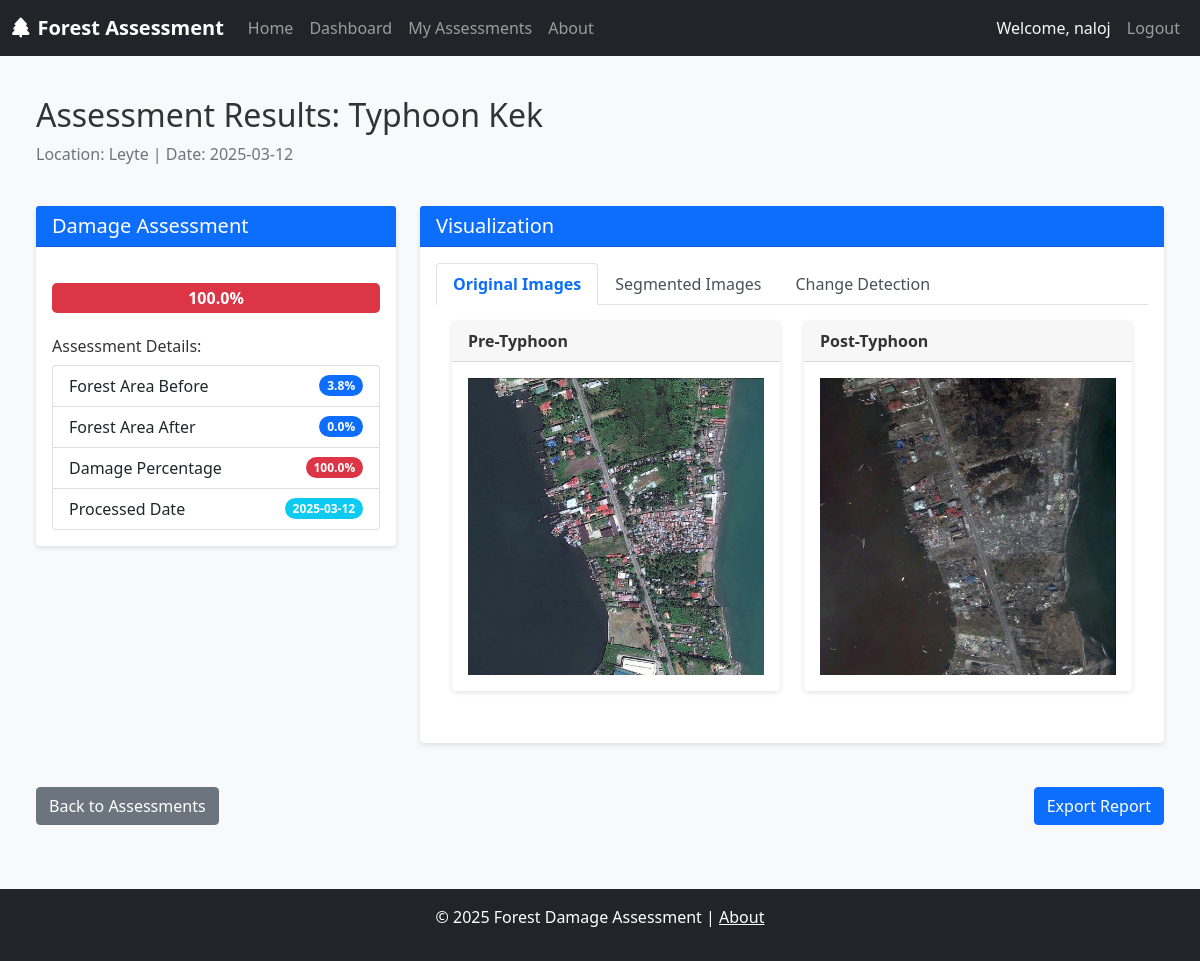
The page /assessment/2/view (signed in) on the database its author committed.
### app/models.py (models this page shows, shortened)
class User(db.Model):
    id = db.Column(db.Integer, primary_key=True)
    username = db.Column(db.String(64), unique=True, nullable=False)
    email = db.Column(db.String(120), unique=True, nullable=False)
    password_hash = db.Column(db.String(128))
    role = db.Column(db.String(20), default='user')
    created_at = db.Column(db.DateTime, default=datetime.utcnow)
    assessments = db.relationship('Assessment', backref='author', lazy=True)

class Assessment(db.Model):
    id = db.Column(db.Integer, primary_key=True)
    title = db.Column(db.String(100), nullable=False)
    location = db.Column(db.String(100), nullable=False)
    description = db.Column(db.Text, nullable=True)
    typhoon_name = db.Column(db.String(50), nullable=True)
    typhoon_date = db.Column(db.Date, nullable=True)
    pre_image_path = db.Column(db.String(255), nullable=True)
    post_image_path = db.Column(db.String(255), nullable=True)
    segmented_image_path = db.Column(db.String(255), nullable=True)
    forest_area_before = db.Column(db.Float, nullable=True)
    forest_area_after = db.Column(db.Float, nullable=True)
    damage_percentage = db.Column(db.Float, nullable=True)
    additional_data = db.Column(db.Text, nullable=True)
    created_at = db.Column(db.DateTime, default=datetime.utcnow)
    updated_at = db.Column(db.DateTime, default=datetime.utcnow, onupdate=datetime.utcnow)
    user_id = db.Column(db.Integer, db.ForeignKey('user.id'), nullable=False)
    @property
    def name(self):
        return self.title
    @property
    def date(self):
        return self.created_at
    @property
    def pre_image(self):
        return self.pre_image_path
    @property
    def post_image(self):
        return self.post_image_path
    @property
    def processed(self):
        return self.damage_percentage is not None
    @property
    def processed_date(self):
        return self.updated_at
    @property
    def pre_vis_path(self):
        return self.segmented_image_path
    @property
    def post_vis_path(self):
        import json
        if self.additional_data and 'post_vis_path' in json.loads(self.additional_data or '{}'):
            return json.loads(self.additional_data)['post_vis_path']
        return None
    @property
    def change_vis_path(self):
        import json
        if self.additional_data and 'change_vis_path' in json.loads(self.additional_data or '{}'):
            return json.loads(self.additional_data)['change_vis_path']
        return None

### app/routes.py (the view)
@app.route('/assessment/<int:assessment_id>/view')
@login_required
def assessment_view(assessment_id):
    assessment = Assessment.query.get_or_404(assessment_id)
    if assessment.user_id != current_user.id:
        flash('You do not have permission to view this assessment', 'danger')
        return redirect(url_for('assessments'))
    if not assessment.processed:
        flash('This assessment has not been processed yet', 'warning')
        return redirect(url_for('assessment_upload', assessment_id=assessment_id))
    app.logger.info(f"Pre-image path: {assessment.pre_image}")
    app.logger.info(f"Post-image path: {assessment.post_image}")
    app.logger.info(f"Pre-vis path: {assessment.pre_vis_path}")
    app.logger.info(f"Post-vis path: {assessment.post_vis_path}")
    app.logger.info(f"Change-vis path: {assessment.change_vis_path}")
    return render_template('assessment_view.html',
                          title='Assessment Results',
                          assessment=assessment)

### app/models.py (called while the page is built)
@login_manager.user_loader
def load_user(user_id):
    return User.query.get(int(user_id))

### app/templates/assessment_view.html (shortened to what this page needs)
{% extends "layout.html" %}
{% block content %}
<div class="container mt-4">
    <div class="row">
        <div class="col-md-12">
            <h2>Assessment Results: {{ assessment.name }}</h2>
            <p class="text-muted">Location: {{ assessment.location }} | Date: {{ assessment.date.strftime('%Y-%m-%d') }}</p>
        </div>
    </div>
    <div class="row mt-4">
        <div class="col-md-4">
            <div class="card">
                <div class="card-header bg-primary text-white">
                    <h5 class="mb-0">Damage Assessment</h5>
                </div>
                <div class="card-body">
                    <div class="damage-meter">
                        <div class="progress" style="height: 30px;">
                            <div class="progress-bar bg-danger" role="progressbar"
                                style="width: {{ assessment.damage_percentage }}%;"
                                aria-valuenow="{{ assessment.damage_percentage }}"
                                aria-valuemin="0" aria-valuemax="100">
                                {{ assessment.damage_percentage }}%
                            </div>
                        </div>
                    </div>
                    <div class="mt-4">
                        <h6>Assessment Details:</h6>
                        <ul class="list-group">
                            <li class="list-group-item d-flex justify-content-between align-items-center">
                                Forest Area Before
                                <span class="badge bg-primary rounded-pill">{{ assessment.forest_area_before }}%</span>
                            </li>
                            <li class="list-group-item d-flex justify-content-between align-items-center">
                                Forest Area After
                                <span class="badge bg-primary rounded-pill">{{ assessment.forest_area_after }}%</span>
                            </li>
                            <li class="list-group-item d-flex justify-content-between align-items-center">
                                Damage Percentage
                                <span class="badge bg-danger rounded-pill">{{ assessment.damage_percentage }}%</span>
                            </li>
                            <li class="list-group-item d-flex justify-content-between align-items-center">
                                Processed Date
                                <span class="badge bg-info rounded-pill">{{ assessment.processed_date.strftime('%Y-%m-%d') }}</span>
                            </li>
                        </ul>
                    </div>
                </div>
            </div>
        </div>
        <div class="col-md-8">
            <div class="card">
                <div class="card-header bg-primary text-white">
                    <h5 class="mb-0">Visualization</h5>
                </div>
                <div class="card-body">
                    <ul class="nav nav-tabs" id="visualizationTabs" role="tablist">
                        <li class="nav-item" role="presentation">
                            <button class="nav-link active" id="original-tab" data-bs-toggle="tab" data-bs-target="#original"
                                type="button" role="tab" aria-controls="original" aria-selected="true">
                                Original Images
                            </button>
                        </li>
                        <li class="nav-item" role="presentation">
                            <button class="nav-link" id="segmented-tab" data-bs-toggle="tab" data-bs-target="#segmented"
                                type="button" role="tab" aria-controls="segmented" aria-selected="false">
                                Segmented Images
                            </button>
                        </li>
                        <li class="nav-item" role="presentation">
                            <button class="nav-link" id="change-tab" data-bs-toggle="tab" data-bs-target="#change"
                                type="button" role="tab" aria-controls="change" aria-selected="false">
                                Change Detection
                            </button>
                        </li>
                    </ul>
                    <div class="tab-content p-3" id="visualizationTabsContent">
                        <div class="tab-pane fade show active" id="original" role="tabpanel" aria-labelledby="original-tab">
                            <div class="row">
                                <div class="col-md-6">
                                    <div class="card">
                                        <div class="card-header">Pre-Typhoon</div>
                                        <div class="card-body">
                                            {% if assessment.pre_image %}
                                            <img src="{{ url_for('static', filename=(assessment.pre_image or '').replace('\\', '/').replace('static/', '').replace('app/static/', '').lstrip('/')) }}"
                                                class="img-fluid" alt="Pre-Typhoon Image">
                                            {% else %}
                                            <div class="alert alert-warning">Pre-typhoon image not available</div>
                                            {% endif %}
                                        </div>
                                    </div>
                                </div>
                                <div class="col-md-6">
                                    <div class="card">
                                        <div class="card-header">Post-Typhoon</div>
                                        <div class="card-body">
                                            {% if assessment.post_image %}
                                            <img src="{{ url_for('static', filename=(assessment.post_image or '').replace('\\', '/').replace('static/', '').replace('app/static/', '').lstrip('/')) }}"
                                                class="img-fluid" alt="Post-Typhoon Image">
                                            {% else %}
                                            <div class="alert alert-warning">Post-typhoon image not available</div>
                                            {% endif %}
                                        </div>
                                    </div>
                                </div>
                            </div>
                        </div>
                    </div>
                </div>
            </div>
        </div>
    </div>
    <div class="row mt-4">
        <div class="col-md-12">
            <div class="d-flex justify-content-between">
                <a href="{{ url_for('assessments') }}" class="btn btn-secondary">Back to Assessments</a>
                <a href="#" class="btn btn-primary">Export Report</a>
            </div>
        </div>
    </div>
</div>
{% endblock %}

### app/templates/layout.html (shortened to what this page needs)
<!DOCTYPE html>
<html lang="en">
<head>
    <link href="https://cdn.jsdelivr.net/npm/bootstrap@5.1.3/dist/css/bootstrap.min.css" rel="stylesheet">
    <link rel="stylesheet" href="https://cdnjs.cloudflare.com/ajax/libs/font-awesome/6.0.0-beta3/css/all.min.css">
    <link rel="stylesheet" href="{{ url_for('static', filename='css/main.css') }}">
</head>
<body>
    <header>
        <nav class="navbar navbar-expand-lg navbar-dark bg-dark">
            <div class="container">
                <a class="navbar-brand" href="{{ url_for('home') }}">
                    <i class="fas fa-tree me-2"></i>Forest Assessment
                </a>
                <div class="collapse navbar-collapse" id="navbarNav">
                    <ul class="navbar-nav me-auto">
                        <li class="nav-item">
                            <a class="nav-link" href="{{ url_for('home') }}">Home</a>
                        </li>
                        {% if current_user.is_authenticated %}
                        <li class="nav-item">
                            <a class="nav-link" href="{{ url_for('dashboard') }}">Dashboard</a>
                        </li>
                        <li class="nav-item">
                            <a class="nav-link" href="{{ url_for('assessments') }}">My Assessments</a>
                        </li>
                        {% endif %}
                        <li class="nav-item">
                            <a class="nav-link" href="{{ url_for('about') }}">About</a>
                        </li>
                    </ul>
                    <div class="navbar-nav">
                        {% if current_user.is_authenticated %}
                        <span class="nav-item nav-link text-light">Welcome, {{ current_user.username }}</span>
                        <a class="nav-link" href="{{ url_for('logout') }}">Logout</a>
                        {% else %}
                        <a class="nav-link" href="{{ url_for('login') }}">Login</a>
                        <a class="nav-link" href="{{ url_for('register') }}">Register</a>
                        {% endif %}
                    </div>
                </div>
            </div>
        </nav>
    </header>
    <main role="main" class="container-fluid py-3">
        <div class="row">
            <div class="col-md-12">
                {% block content %}{% endblock %}
            </div>
        </div>
    </main>
    <footer class="bg-dark text-white mt-5 py-3">
        <div class="container text-center">
            <p>&copy; 2025 Forest Damage Assessment | <a href="{{ url_for('about') }}" class="text-white">About</a></p>
        </div>
    </footer>
</body>
</html>

### app/static/css/main.css (style rules this page uses)
body { font-family: 'Segoe UI', Tahoma, Geneva, Verdana, sans-serif; background-color: #f8f9fa; color: #333; }
.container { max-width: 1200px; }
.navbar-brand { font-weight: bold; }
.card { box-shadow: 0 2px 5px rgba(0, 0, 0, 0.1); border: none; margin-bottom: 20px; }
.card-header { font-weight: bold; }
.progress { height: 30px; border-radius: 5px; margin-bottom: 20px; }
.progress-bar { font-weight: bold; font-size: 1rem; }
.damage-meter { margin: 20px 0; }
footer { margin-top: 50px; padding: 20px 0; }
.nav-tabs .nav-link { color: #495057; font-weight: 500; }
.nav-tabs .nav-link.active { color: #0d6efd; font-weight: 600; }

### rows shown on the page
User: username "naloj"
Assessment: name "Typhoon Kek", location "Leyte", date "2025-03-12", damage_percentage "100.0", forest_area_before "3.8", forest_area_after "0.0", processed_date "2025-03-12"
